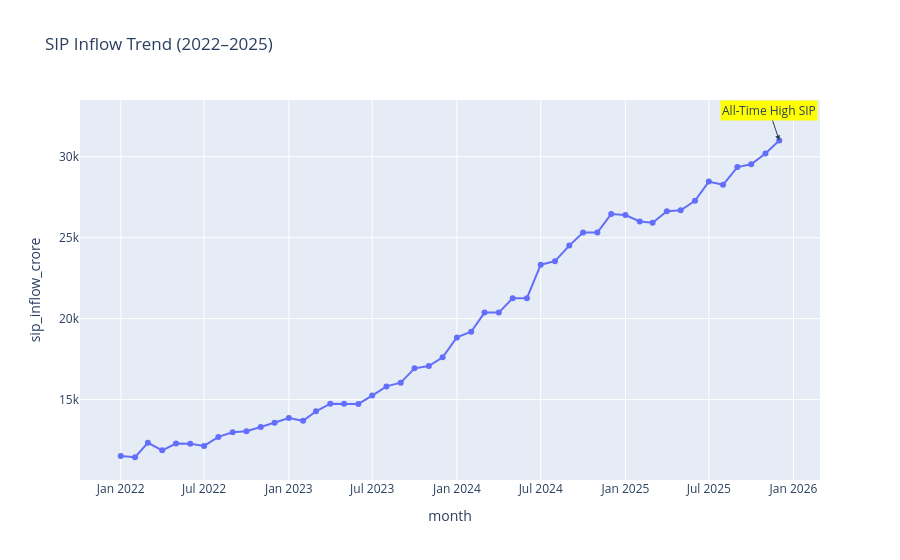

The notebook cell this image was saved under:
### Code cell
fig = px.line(
    sip,
    x="month",
    y="sip_inflow_crore",
    title="SIP Inflow Trend (2022–2025)",
    markers=True
)

fig.add_annotation(
    x=sip.loc[sip["sip_inflow_crore"].idxmax(), "month"],
    y=sip["sip_inflow_crore"].max(),
    text="All-Time High SIP",
    showarrow=True,
    arrowhead=2,
    bgcolor="yellow"
)

fig.show()
